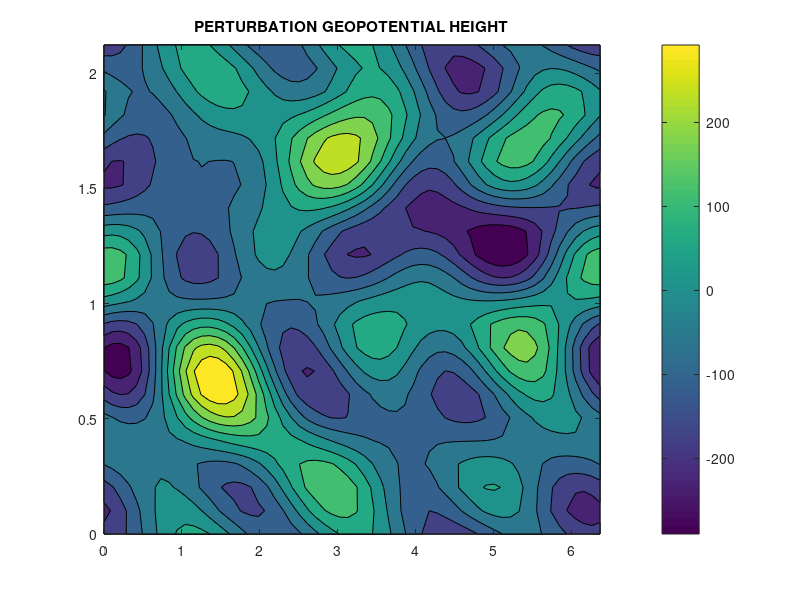
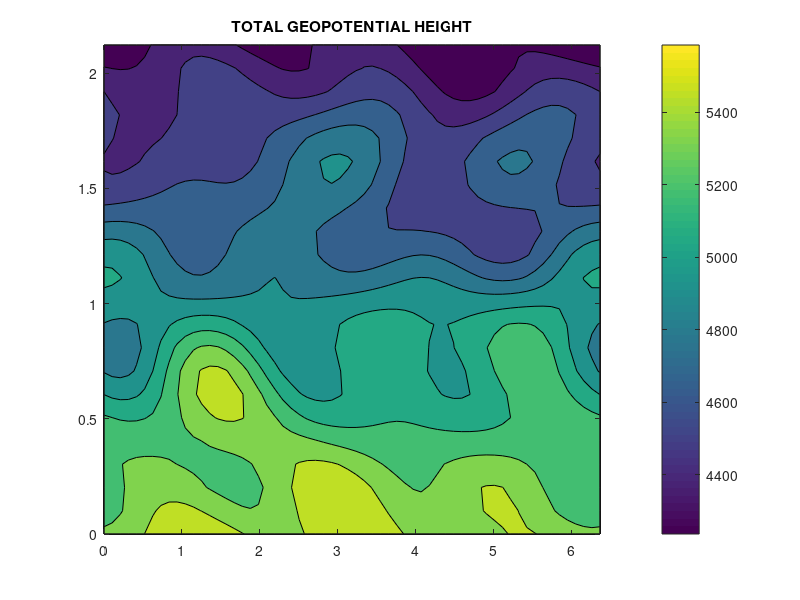
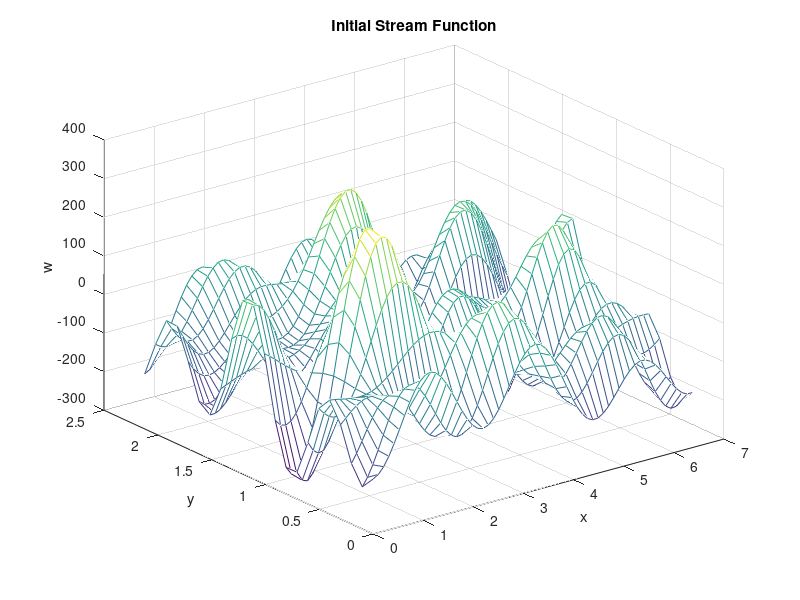
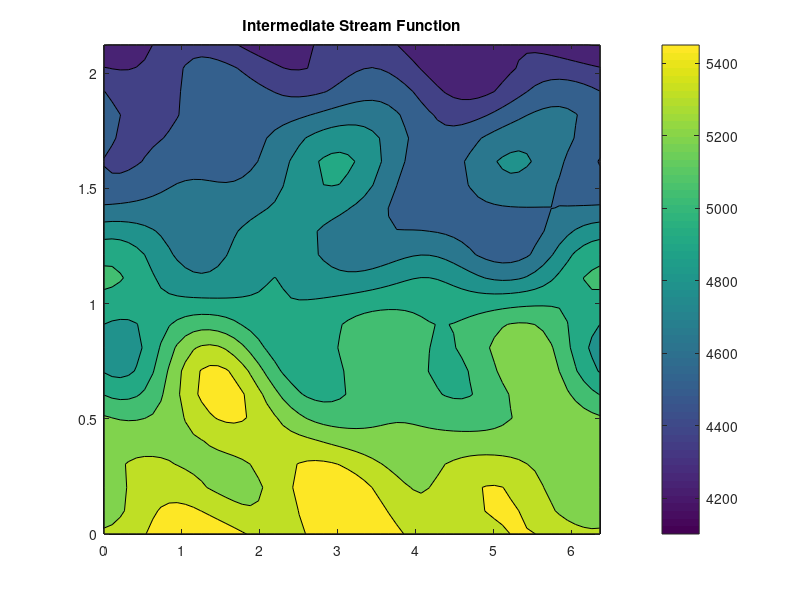

MATLAB code to generate these figures, in order:

%%%%%%%%%%%%%%%%%%%%%%%%%%%%%%%%%%%%%%%%%%%%%%%%%%%%%%%%%%%
%%%%%%%%%%%%%%%%%%%%%%%%%%%%%%%%%%%%%%%%%%%%%%%%%%%%%%%%%%%
%%%                                                     %%%
%%%  Solve the Barotropic Potential Vorticity Equation  %%%
%%%                                                     %%%
%%%    d              g                       d         %%%
%%%   -- (Del^2-F)w + - J(w,Del^2(w)) + beta* -- w = 0. %%%
%%%   dt              f                      dx         %%%
%%%                                                     %%%
%%%     With a mean zonal flow a term                   %%%
%%%     Ubar*d((Del^2w)/dx is added.                    %%%
%%%%%%%%%%%%%%%%%%%%%%%%%%%%%%%%%%%%%%%%%%%%%%%%%%%%%%%%%%%
%%%                                                     %%%
%%%   The Barotropic PVE is approximated by centered    %%%
%%%   finite differences. The domain has nx*ny points.  %%%
%%%                                                     %%%
%%%   The boundary conditions are periodic:             %%%
%%%     w(nx+1,:) = w(1,:) and w(:,ny+1) = w(:,1)       %%%
%%%                                                     %%%
%%%   Arrays are of size (nx+1)*(ny+1) so that the      %%%
%%%   easternmost column and northernmost row are       %%%
%%%   redundant. This is for computational convenience. %%%
%%%                                                     %%%
%%%   For the Fourier Transforms, the redundant row     %%%,
%%%   and column must be removed (this is expected      %%%
%%%   by the functions fft2 and ifft2). The redundant   %%%
%%%   information is filled in after the inverse        %%%
%%%   transformation.                                   %%%
%%%                                                     %%%
%%%   The time scheme is the leapfrog method.           %%%
%%%   (the first step is a forward step).               %%%
%%%                                                     %%%
%%%   The quantity to be stepped forward is             %%%
%%%           Q = Del^2(w)-F*w.                         %%%
%%%   Thus, after each time-step, it is necessary       %%%
%%%   to solve a Helmholtz equation to get w.           %%%
%%%   This is done by the Fourier Transform method.     %%%
%%%   (See Numerical Recipes, Chapter 19 (Sec. 19.4).   %%%
%%%                                                     %%%
%%%  Note: Stability for linear equation is determined  %%%
%%%  by Rossby wave phase speeds. The permissible time  %%%
%%%  step is quite long. For larger amplitudes, when    %%%
%%%  the nonlinear terms become bigger, so does the     %%%
%%%  wind speed, and it is the size of the gradient of  %%%
%%%  the stream function which determines the timestep. %%%
%%%                                                     %%%
%%%  Fourier clipping of smaller scales is possible.    %%%
%%%  With the Arakawa energy and enstrophy conserving   %%%
%%%  Jacobian, this is not required. Also, a forward    %%%
%%%  step once per day may be used, but is not required.%%%
%%%  The Robert-Asselin time filter is also available.  %%%
%%%                                                     %%%
%%%   A variety of initial conditions may be specified  %%%
%%%   determined by the parameter ICtype. Additional    %%%
%%%   types of IC may easily be added.                  %%%
%%%                                                     %%%
%%%   1 March, 2005: Modification made to allow for     %%%
%%%                  a mean zonal flow Ubar.            %%%
%%%                                                     %%%
%%%%%%%%%%%%%%%%%%%%%%%%%%%%%%%%%%%%%%%%%%%%%%%%%%%%%%%%%%%
%%%                                                     %%%
%%% Author: Peter Lynch, Met Eireann, Glasnevin, Dublin %%%
%%% Email:  Peter.Lynch@met.ie                          %%%
%%%                                                     %%%
%%%%%%%%%%%%%%%%%%%%%%%%%%%%%%%%%%%%%%%%%%%%%%%%%%%%%%%%%%%

%%%  diary DIARY %  SAVE OUTPUT IN DIARY IF REQUIRED.

clear    %    Clear the memory.
clf      %    clear the display.

% define the display colours.
whitebg([1 1 0.50]);  %  Beige background.
colormap('jet');    

%%%%%%%%%%%%%%%%%%%%%%%%%%%%%%%%%%%%%%%%%%%%%%%%%%%%%%%%%%%

RAFILT=1;        % Robert-Asselin time filter.
RA_COEFF=0.0001; % Robert-Asselin filter coefficient.
FORWARD=0;       % Forward time-step once per day.
FCLIP=0;         % Fourier clipping of small scales.
ARAKAWA=1;       % Energy/Enstrophy conserving Jacobian.
HOMOCLINIC=0;    % Singular solution on Homoclinic orbit.
Ubar=0;          % Mean Zonal flow (zero by default).
Hbar=10^4;       % Scale Height (m).

%%%%%%%%%%%%%%%%%%%%%%%%%%%%%%%%%%%%%%%%%%%%%%%%%%%%%%%%%%%
%%%%%%%%%%%%%%%%%%%%%%%%%%%%%%%%%%%%%%%%%%%%%%%%%%%%%%%%%%%
%%%%%%%%%%  DEFINE PARAMETERS WHICH CHANGE OFTEN  %%%%%%%%%
%%%%%%%%%%%%%%%%%%%%%%%%%%%%%%%%%%%%%%%%%%%%%%%%%%%%%%%%%%%
%%%%%%%%%%%%%%%%%%%%%%%%%%%%%%%%%%%%%%%%%%%%%%%%%%%%%%%%%%%%

% Specify type of Initial Conditions.
  DAYLEN=1;          %  Forecast length in days.
  NX = 61;  NY = 21;  %  Spatial resolution
  DELTA_t = 1/12;      %  Timestep in hours.

     ICtype =  0;
      
%%%%%%%%%%%%%%%%% =Pseudo-real 500 mb flow.

  Ubar = 50;          % Mean zonal wind (m/s).
  Hbar=5500;          % Mean Height (m) for 500mb surface.


%%%% Section 1. Define constants and domain.   

daylen=DAYLEN;             %  Total time of integration (in days).
tlen = daylen*24*60*60;    %  Change to seconds.
Delta_t = DELTA_t;         %  Time-step (in hours).
Delta_t = Delta_t*60*60;   %  Change to seconds.
nt = tlen/Delta_t;         %  Number of time-steps.
t = (0:nt)*Delta_t;        %  time variable.
time = t/(24*60*60);       %  time in days (for plots).
nspd = (24*60*60)/Delta_t;  %  time steps per day.
nx = NX;  ,  ny = NY;      % Number of points in each direction
nxny = nx*ny;

fprintf('Grid size, nx=%i  ny=%i \n',nx,ny)
fprintf('Timesteps per day, nspd=%i \n',nspd)

%%%  Calculate the Coriolis parameter and beta parameter
Rearth = (4*10^7)/(2*pi);   %  Radius of the Earth (metres).
Omega = 2*pi/(24*60*60);
phi0=45*(pi/180);
fcor0 = 2*Omega*sin(phi0);
beta0 = 2*Omega*cos(phi0)/Rearth;

%%%  Calculate the Rossby Radius of Deformation.
grav = pi^2;     %    m s^(-2)
L_R = sqrt(grav*Hbar)/fcor0;  % Rossby Radius
F = 1/L_R^2;                   % Factor in BPV equation

%%%  Specify the domain size (adjusted below).
xlen = Rearth;             % East-West Length of the Domain.  
ylen = Rearth/3;           % North-South Length of the Domain.

%%%%%%%%%%%%%%%%%%%%%%%%%%%%%%%%%%%%%%%%%%%%%%%%%%%%%%%%%

Delta_x = xlen/(nx);        %  Grid length in x-direction
Delta_y = ylen/(ny);        %  Grid length in y-direction
D_ratio = Delta_y/Delta_x; %  Grid length ratio

% Define the grid to have redundant rows east and north.
x = (0:nx)* Delta_x;
y = (0:ny)* Delta_y;

[XMESH, YMESH ] = meshgrid(x,y);
XX = XMESH'; YY=YMESH';
 
%%%%%%%%%%%%%%%%%%%%%%%%%%%%%%%%%%%%%%%%%%%%%%%%%%%%%%

% Section 2. Define the Initial Fields.
%  w is the dependent variable. w_0 is the Initial field.
%  Pedlosky gives equation for streamfunction. For more
%  ergonomic scales we use the geopotential height.    
%
%  Note that w does NOT include the part due to the
%  mean zonal flow. THis must be added if required.
%  w is periodic in both directions. Z is not.%% 


%Pseudo-real 500mb geopotential field.

   % Define the field size.
   Z_0 = zeros(nx+1,ny+1);
   
   %    Set the seed of the random number generator
   %    to its initial value (same results each run).
            rand('state',0)
   %    Set the seed of the random number generator
   %    to yield different results each run.
        %rand('state',sum(100*clock))
   
   % Set the incoming values.
   Nwavex = 3;
   Nwavey = 3;
   Nwaves = (2*Nwavex+1)*(2*Nwavey+1);
   for kwave=-Nwavex:Nwavex
   for lwave=-Nwavey:Nwavey
      Amplitude = (2000.0*2*(rand(1)-0.5)) / Nwaves;
      phase= 2*pi*(rand(1)-0.5);
      term = cos(2*pi*(kwave*(XX/xlen)+lwave*(YY/ylen)+phase));
      Z_0 = Z_0 + Amplitude*term;
   end
   end
   
   %%%%%%%%%%%%%%%%
   %%%   Add a constant to give typical 500mb values.
   Zplus_0 = Z_0 + Hbar; 

   % Add in the zonal mean flow.
   Ztotal_0 = Zplus_0 - (fcor0/grav)*Ubar*YY;
   
   % Plot the field
   
   figure
   
   XM = XX/10^6; YM = YY/10^6;
   contourf(XM,YM,Z_0)
   
   title('PERTURBATION GEOPOTENTIAL HEIGHT')
   colorbar
   
  
   
   fprintf('Press RETURN to continue \n');  pause
   
   figure
   
   %%%%%%%%%%%
% Plot the field including the mean flow
vecwmin = min(min(Ztotal_0));
vecwmax = max(max(Ztotal_0));
vecwmean = (vecwmax+vecwmin)/2;
vecwspan = (vecwmax-vecwmin);
vecw = linspace(vecwmean-vecwspan,vecwmean+vecwspan,21);


contourf(XM,YM,Ztotal_0,vecw)

title('TOTAL GEOPOTENTIAL HEIGHT')
colorbar
fprintf('Press RETURN to continue \n');  pause
figure

w_0 = Z_0;  %  w_0 is perturbation height (excl. Hbar and Ubar-terms).

%  Add the mean zonal flow ( -Ubar*y ).
wtotal_0 = w_0 + Hbar - (fcor0/grav)*Ubar*YY;

%%%%%%%%%%%%%%%%%%%%%%%%%%%%%%%%%%%%%%%%%%%%%%%%%%%%%%%%%
%%%%%%%%%%%%%%%%%%%%%%%%%%%%%%%%%%%%%%%%%%%%%%%%%%%%%%%%%
%%%%%%%%%%%%%%%%%%%%%%%%%%%%%%%%%%%%%%%%%%%%%%%%%%%%%%%%%

   XM = XX*10^(-6); YM=YY*10^(-6);   %   Rescaled axes.
%     mesh(XM,YM,w_0); % pause



% Save specific Fourier components for plotting and analysis.
   [XXin,YYin] = meshgrid(x(1:nx),y(1:ny));
   XXin = XXin'; YYin=YYin';
   R = w_0(1:nx,1:ny);
   W_hat = (fft2(R));
   W_hat_0 = W_hat;  

   a1(1) = 2*(W_hat(1+nx-1,1+ny-1)) / nxny; 
   a2(1) = 2*(W_hat(1+nx-3,1+1   )) / nxny;
   a3(1) = 2*(W_hat(1+4   ,1+0   )) / nxny;

   a1star(1) = 2*(W_hat(1+1   ,1+1   )) / nxny; 
   a2star(1) = 2*(W_hat(1+3   ,1+ny-1)) / nxny;
   a3star(1) = 2*(W_hat(1+nx-4,1+0   )) / nxny;

%  Plot the Initial Conditions
subplot(1,1,1);
mesh(XM,YM,w_0);
xlabel('x'); ylabel('y'); zlabel('w');
title('Initial Stream Function'); 
drawnow

figure 
%%%%%%%%%%%%%%%%%%%%%%%%%%%%%%%%%%%%%%%%%%%%%%%%%%%%%%

% Section 3. Integrate the BPV Equation in time

%%%   Time-stepping is by leapfrog method.
%%%   First step is forward.
%%%   Define Q = (Del^2 - F)w. The BPVE is
%%%   (d/dt)Q + J(w,Del^2(w)) + beta*(d/dx)w 
%%%              + Ubar*(d/dx)Del^2(w) = 0.
%%%   We approximate the time derivative by
%%%     ( Q(n+1)-Q(n-1))/(2*Delta_t)    
%%%   and the remaining terms by centered differences:
%%%      R(n) = - ( J(w,Del^2(w)) + beta*(d/dx)w 
%%%                + Ubar*(d/dx)Del^2(w)) 
%%%   Then the value of Q at the new time (n+1)*Delta_t is:
%%%      Q(n+1) =  Q(n-1) + 2*Delta_t * R(n)   
%%%
%%%   When we have Q(n+1), we have to solve a Helmholtz
%%%   equation to get w(n+1). Then the cycle is repeated.

% Define working arrays to have correct size.

dwdx = zeros(nx+1,ny+1);
dwdy = zeros(nx+1,ny+1);
gradsq = zeros(nx+1,ny+1);
d2wdx2 = zeros(nx+1,ny+1);
d2wdy2 = zeros(nx+1,ny+1);
laplac = zeros(nx+1,ny+1);
dlapdx = zeros(nx+1,ny+1);
dlapdy = zeros(nx+1,ny+1);
wdldx = zeros(nx+1,ny+1);
wdldy = zeros(nx+1,ny+1);
dwdxl = zeros(nx+1,ny+1);
dwdyl = zeros(nx+1,ny+1);
dwdldydx = zeros(nx+1,ny+1);
dwdldxdy = zeros(nx+1,ny+1);
ddwdxldy = zeros(nx+1,ny+1);
ddwdyldx = zeros(nx+1,ny+1);
Jac1 = zeros(nx+1,ny+1);
Jac2 = zeros(nx+1,ny+1);
Jac3 = zeros(nx+1,ny+1);
Jarakawa = zeros(nx+1,ny+1);

%%%%%%%%%%%%%%%%%%%%%%%%%%%%%%%%%%%%%%%%%%%%%%%%%
%%%%%%%%%%%%%%%%%%%%%%%%%%%%%%%%%%%%%%%%%%%%%%%%%
%%%%%%%%%%%%%%%%%%%%%%%%%%%%%%%%%%%%%%%%%%%%%%%%%

%%%%% Start of main time-stepping loop %%%%%%%%%%

w = w_0;

fprintf('  Total Number of Steps: %i \n', nt)

for n=1:1
   
   if(fix(n/10)*10==n | n==nt) 
      fprintf('  Starting step number: %i \n', n)
   end
      
%%%    Section 3.1: Compute the derivatives, Laplacian and Jacobian.


% x-derivative of w
dwdx(2:nx,1:ny+1) = (w(3:nx+1,1:ny+1)-w(1:nx-1,1:ny+1))/(2*Delta_x);



dwdx(1,1:ny+1) = (w(2,1:ny+1)-w(nx,1:ny+1))/(2*Delta_x);
dwdx(nx+1,1:ny+1) = dwdx(1,1:ny+1);

% y-derivative of w
dwdy(1:nx+1,2:ny) = (w(1:nx+1,3:ny+1)-w(1:nx+1,1:ny-1))/(2*Delta_y);
dwdy(1:nx+1,1) = (w(1:nx+1,2)-w(1:nx+1,ny))/(2*Delta_y);
dwdy(1:nx+1,ny+1) = dwdy(1:nx+1,1);

% Square of the gradient of w
gradsq = dwdx.^2+dwdy.^2;

% Second x-derivative of w
d2wdx2(2:nx,1:ny+1) = (w(3:nx+1,1:ny+1)+w(1:nx-1,1:ny+1)-2*w(2:nx,1:ny+1))/(Delta_x^2);
d2wdx2
d2wdx2(1,1:ny+1) = (w(2,1:ny+1)+w(nx,1:ny+1)-2*w(1,1:ny+1))/(Delta_x^2);
d2wdx2(nx+1,1:ny+1) = d2wdx2(1,1:ny+1);

% Second y-derivative of w
d2wdy2(1:nx+1,2:ny) = (w(1:nx+1,3:ny+1)+w(1:nx+1,1:ny-1)-2*w(1:nx+1,2:ny))/(Delta_y^2);
d2wdy2(1:nx+1,1) = (w(1:nx+1,2)+w(1:nx+1,ny)-2*w(1:nx+1,1))/(Delta_y^2);
d2wdy2(1:nx+1,ny+1) = d2wdy2(1:nx+1,1);

laplac = d2wdx2+d2wdy2;

% x-derivative of laplacian
dlapdx(2:nx,1:ny+1) = (laplac(3:nx+1,1:ny+1)-laplac(1:nx-1,1:ny+1))/(2*Delta_x);
dlapdx(1,1:ny+1) = (laplac(2,1:ny+1)-laplac(nx,1:ny+1))/(2*Delta_x);
dlapdx(nx+1,1:ny+1) = dlapdx(1,1:ny+1);

% y-derivative of laplacian
dlapdy(1:nx+1,2:ny) = (laplac(1:nx+1,3:ny+1)-laplac(1:nx+1,1:ny-1))/(2*Delta_y);
dlapdy(1:nx+1,1) = (laplac(1:nx+1,2)-laplac(1:nx+1,ny))/(2*Delta_y);
dlapdy(1:nx+1,ny+1) = dlapdy(1:nx+1,1);

Jacobi = dwdx.*dlapdy - dwdy.*dlapdx;

%%%%%    Compute the Arakawa Jacobian.

Jac1 = Jacobi;

wdldx = w.*dlapdx;
wdldy = w.*dlapdy;

dwdldydx(2:nx,1:ny+1) = (wdldy(3:nx+1,1:ny+1)-wdldy(1:nx-1,1:ny+1))/(2*Delta_x);
dwdldydx(1,1:ny+1) = (wdldy(2,1:ny+1)-wdldy(nx,1:ny+1))/(2*Delta_x);
dwdldydx(nx+1,1:ny+1) = dwdldydx(1,1:ny+1);

dwdldxdy(1:nx+1,2:ny) = (wdldx(1:nx+1,3:ny+1)-wdldx(1:nx+1,1:ny-1))/(2*Delta_y);
dwdldxdy(1:nx+1,1) = (wdldx(1:nx+1,2)-wdldx(1:nx+1,ny))/(2*Delta_y);
dwdldxdy(1:nx+1,ny+1) = dwdldxdy(1:nx+1,1);

Jac2 = dwdldydx - dwdldxdy;

dwdxl = dwdx.*laplac;
dwdyl = dwdy.*laplac;

ddwdxldy(1:nx+1,2:ny) = (dwdxl(1:nx+1,3:ny+1)-dwdxl(1:nx+1,1:ny-1))/(2*Delta_y);
ddwdxldy(1:nx+1,1) = (dwdxl(1:nx+1,2)-dwdxl(1:nx+1,ny))/(2*Delta_y);
ddwdxldy(1:nx+1,ny+1) = ddwdxldy(1:nx+1,1);

ddwdyldx(2:nx,1:ny+1) = (dwdyl(3:nx+1,1:ny+1)-dwdyl(1:nx-1,1:ny+1))/(2*Delta_x);
ddwdyldx(1,1:ny+1) = (dwdyl(2,1:ny+1)-dwdyl(nx,1:ny+1))/(2*Delta_x);
ddwdyldx(nx+1,1:ny+1) = ddwdyldx(1,1:ny+1);

Jac3 = ddwdxldy - ddwdyldx;

Jarakawa = (1/3)*(Jac1+Jac2+Jac3);
 
%%% Use the energy and enstrophy preserving Jacobian.
if(ARAKAWA) Jacobi = Jarakawa; end  

%%%%%%%%%%%%%
%  Compute the function to be stepped forward.
   Q_n = laplac - F*w;
   
%  First time through the loop:
   if(n==1)
     Dt = Delta_t/2;
     Q_nm1 = Q_n;

     %% [rmesh,smesh] = meshdom(0:nx-1,0:ny-1);
     %% rr = rmesh'; ss =flipud(smesh)'; 
     [rmesh,smesh] = meshgrid(0:nx-1,0:ny-1);
     rr = rmesh'; ss =smesh'; 
     C_rs = 2*(cos(2*pi*rr/nx)-1)/Delta_x^2+2*(cos(2*pi*ss/ny)-1)/Delta_y^2 - F;
   end

%  Forward step once per day.
   if(FORWARD & fix(n/nspd)*nspd==n)
     fprintf('Forward timestep once per day \n');
     Dt = Delta_t/2;
     Q_nm1 = Q_n;
   end

%  Calculate the energy and enstrophy integrals
   Rgsq(1:nx,1:ny) = gradsq(1:nx,1:ny);
   Rwsq(1:nx,1:ny) = w(1:nx,1:ny).^2;
   E(n) = 0.5 * mean(mean(Rgsq+F*Rwsq));
   Rgsq(1:nx,1:ny) = laplac(1:nx,1:ny);
   Rwsq(1:nx,1:ny) = w(1:nx,1:ny);
   S(n) = 0.5 * mean(mean((Rgsq-F*Rwsq).^2));

%  Estimate the size of the nonlinear terms
   NonL = mean(mean(abs(Jacobi)));
   Beta = mean(mean(abs(beta0*dwdx)));
   NLsize(n) = NonL/Beta;

   umax = max(max(abs(dwdy)));
   vmax = max(max(abs(dwdx)));
   VMAX = max(umax,vmax);
   CFL_nonlin(n) = abs(VMAX*Delta_t/Delta_x);

%%%    Section 3.2: Step forward one time-step (leapfrog scheme).

   Q_np1 = Q_nm1 - (2*Dt)*((grav/fcor0)*Jacobi + beta0*dwdx + Ubar*dlapdx);

%  Apply the Robert-Asselin filter if required
   if ( RAFILT==1 )
      RA_coeff = RA_COEFF; 
      Q_n = Q_n + RA_coeff*(Q_nm1+Q_np1-2*Q_n);
   end

%%%    Section 3.3: Solve the Helmholtz Equation (Del^2-F)w = R.

%  Compute the fft of the right hand side
%  (strip off additional row and column).
   R(1:nx,1:ny) = Q_np1(1:nx,1:ny);
   R_hat = fft2(R);

%  Compute the transform of the solution
   W_hat = R_hat ./ C_rs ;
 
%  Compute the Wave Power of the components

     a1(n+1) = 2*(W_hat(1+nx-1,1+ny-1)) / nxny; 
     a2(n+1) = 2*(W_hat(1+nx-3,1+1   )) / nxny;
     a3(n+1) = 2*(W_hat(1+4   ,1+0   )) / nxny;

     a1star(n+1) = 2*(W_hat(1+1,   1+1)) / nxny; 
     a2star(n+1) = 2*(W_hat(1+3,1+ny-1)) / nxny;
     a3star(n+1) = 2*(W_hat(1+nx-4,1+0)) / nxny;
 
%  Fourier filtering 
   if(FCLIP)
     nfilt = 10;
     nfilt=min([nfilt,(nx+1)/2-1,(ny+1)/2-1]);
     mask(1:nx,1:ny) = ones(nx,ny);
     nx1 = 2+nfilt; nx2 = nx-nfilt;
     ny1 = 2+nfilt; ny2 = ny-nfilt; 
     mask(nx1:nx2,1:ny)=zeros(nx2-nx1+1,ny);
     mask(1:nx,ny1:ny2)=zeros(nx,ny2-ny1+1);
     W_hat = W_hat.*mask;
   end

%  Compute the inverse transform to get the solution at (n+1)*Delta_t.
   w_new = real(ifft2(W_hat)); % We assume w is real.
   w(1:nx,1:ny) = w_new;
   w(nx+1,1:ny) = w(1,1:ny);     % Fill in additional column at east.
   w(1:nx+1,ny+1)=w(1:nx+1,1);   % Fill in additional row at north.

%  Add the term for the zonal mean flow.
   wtotal = w + Hbar - (fcor0/grav)*Ubar*YY;


%  Save particular values at each time-step. 
   w_center(n) = w(fix(nx/2),fix(ny/2));

%  Save an east-west mid cross-section each time-step. 
%%%      w_section(1:nx+1,n) = w(1:nx+1,fix(ny/2));
 
%  Shuffle the fields at the end of each time-step
   Dt = Delta_t;
   Q_nm1 = Q_n;

%  Save the fields at quarterpoints of the integration
   if(n==1*nt/4) wq1=w; end
   if(n==2*nt/4) wq2=w; end
   if(n==3*nt/4) wq3=w; end
   if(n==4*nt/4) wq4=w; end

  
       if(ICtype==0)
         contourf(XM,YM,wtotal,vecw); drawnow;
         title('Intermediate Stream Function'); 
         colorbar
     %   fprintf('Press RETURN to continue \n'); 
     %   pause(0.1)
       else
         contourf(XM,YM,w,vecw); drawnow;
         
         
         
         title('Intermediate Stream Function'); 
         colorbar
       end
end

%%%%%%%% End of the time-stepping loop  %%%%%%%%%

if(ICtype==0) 
    return
end

%%%%%%%%%%%%%%%%%%%%%%%%%%%%%%%%%%%%%%%%%%%%%%%%%%%%%%
